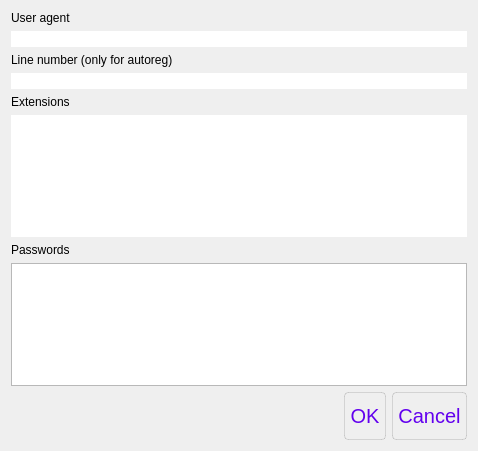
<?xml version="1.0" encoding="UTF-8"?>
<ui version="4.0">
 <class>Dialog</class>
 <widget class="QDialog" name="Dialog">
  <property name="geometry">
   <rect>
    <x>0</x>
    <y>0</y>
    <width>478</width>
    <height>451</height>
   </rect>
  </property>
  <property name="windowTitle">
   <string>Settings</string>
  </property>
  <property name="styleSheet">
   <string notr="true">QPushButton{
height: 36px;
border: 1px solid;
border-radius: 4px;
border-color:  rgba(0, 0, 0, 0.12);
color: #6200ee;
font: &quot;Roboto&quot;;
font-size: 20px;
padding: 5px
}
QPushButton::hover{
	background-color: rgb(230, 230, 230);
}
QPushButton::pressed{
	background-color: rgb(179, 179, 179);
}

QListWidget{
border: none;
}
QLineEdit{
border: none;
}
</string>
  </property>
  <layout class="QVBoxLayout" name="verticalLayout">
   <item>
    <layout class="QVBoxLayout" name="verticalLayout_3">
     <item>
      <layout class="QVBoxLayout" name="verticalLayout_4">
       <item>
        <widget class="QLabel" name="user_agent_label">
         <property name="sizePolicy">
          <sizepolicy hsizetype="Preferred" vsizetype="Fixed">
           <horstretch>0</horstretch>
           <verstretch>0</verstretch>
          </sizepolicy>
         </property>
         <property name="text">
          <string>User agent</string>
         </property>
        </widget>
       </item>
       <item>
        <widget class="QLineEdit" name="user_agent_line"/>
       </item>
       <item>
        <widget class="QLabel" name="label_line_number">
         <property name="text">
          <string>Line number (only for autoreg)</string>
         </property>
        </widget>
       </item>
       <item>
        <widget class="QLineEdit" name="lineEdit_line_number"/>
       </item>
       <item>
        <widget class="QLabel" name="extensions_label">
         <property name="text">
          <string>Extensions</string>
         </property>
        </widget>
       </item>
       <item>
        <widget class="QListWidget" name="listWidgetExtensions"/>
       </item>
       <item>
        <widget class="QLabel" name="passwords_label">
         <property name="text">
          <string>Passwords</string>
         </property>
        </widget>
       </item>
       <item>
        <widget class="QTextBrowser" name="passwords_textBrowser"/>
       </item>
      </layout>
     </item>
     <item>
      <layout class="QHBoxLayout" name="horizontalLayout_2">
       <item>
        <widget class="QDialogButtonBox" name="buttonBox">
         <property name="orientation">
          <enum>Qt::Horizontal</enum>
         </property>
         <property name="standardButtons">
          <set>QDialogButtonBox::Cancel|QDialogButtonBox::Ok</set>
         </property>
        </widget>
       </item>
      </layout>
     </item>
    </layout>
   </item>
  </layout>
 </widget>
 <resources/>
 <connections>
  <connection>
   <sender>buttonBox</sender>
   <signal>accepted()</signal>
   <receiver>Dialog</receiver>
   <slot>accept()</slot>
   <hints>
    <hint type="sourcelabel">
     <x>248</x>
     <y>254</y>
    </hint>
    <hint type="destinationlabel">
     <x>157</x>
     <y>274</y>
    </hint>
   </hints>
  </connection>
  <connection>
   <sender>buttonBox</sender>
   <signal>rejected()</signal>
   <receiver>Dialog</receiver>
   <slot>reject()</slot>
   <hints>
    <hint type="sourcelabel">
     <x>316</x>
     <y>260</y>
    </hint>
    <hint type="destinationlabel">
     <x>286</x>
     <y>274</y>
    </hint>
   </hints>
  </connection>
 </connections>
</ui>
